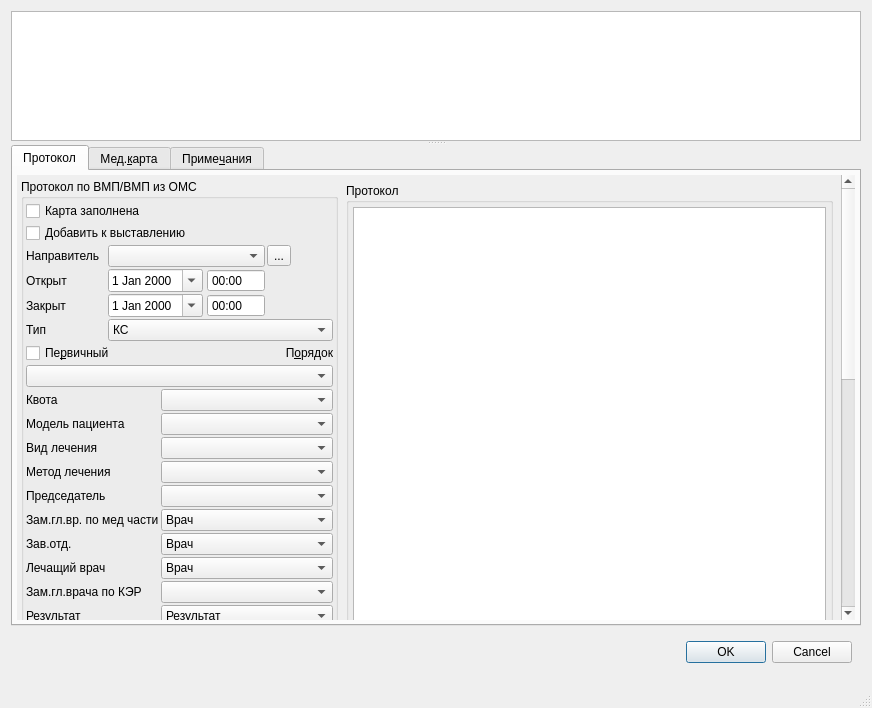
<?xml version="1.0" encoding="UTF-8"?>
<ui version="4.0">
 <class>Dialog</class>
 <widget class="QDialog" name="Dialog">
  <property name="geometry">
   <rect>
    <x>0</x>
    <y>0</y>
    <width>872</width>
    <height>708</height>
   </rect>
  </property>
  <property name="windowTitle">
   <string>Dialog</string>
  </property>
  <property name="sizeGripEnabled">
   <bool>true</bool>
  </property>
  <layout class="QVBoxLayout" name="verticalLayout_2">
   <item>
    <widget class="QSplitter" name="sptTopLevel">
     <property name="orientation">
      <enum>Qt::Vertical</enum>
     </property>
     <widget class="CTextBrowser" name="txtClientInfoBrowser">
      <property name="sizePolicy">
       <sizepolicy hsizetype="Expanding" vsizetype="Preferred">
        <horstretch>0</horstretch>
        <verstretch>0</verstretch>
       </sizepolicy>
      </property>
      <property name="minimumSize">
       <size>
        <width>0</width>
        <height>100</height>
       </size>
      </property>
      <property name="maximumSize">
       <size>
        <width>16777215</width>
        <height>130</height>
       </size>
      </property>
      <property name="focusPolicy">
       <enum>Qt::ClickFocus</enum>
      </property>
      <property name="whatsThis">
       <string>Описание пациента</string>
      </property>
      <property name="html">
       <string>&lt;!DOCTYPE HTML PUBLIC &quot;-//W3C//DTD HTML 4.0//EN&quot; &quot;http://www.w3.org/TR/REC-html40/strict.dtd&quot;&gt;
&lt;html&gt;&lt;head&gt;&lt;meta name=&quot;qrichtext&quot; content=&quot;1&quot; /&gt;&lt;style type=&quot;text/css&quot;&gt;
p, li { white-space: pre-wrap; }
&lt;/style&gt;&lt;/head&gt;&lt;body style=&quot; font-family:'Noto Sans'; font-size:10pt; font-weight:400; font-style:normal;&quot;&gt;
&lt;p style=&quot;-qt-paragraph-type:empty; margin-top:0px; margin-bottom:0px; margin-left:0px; margin-right:0px; -qt-block-indent:0; text-indent:0px; font-family:'MS Shell Dlg 2'; font-size:8pt;&quot;&gt;&lt;br /&gt;&lt;/p&gt;&lt;/body&gt;&lt;/html&gt;</string>
      </property>
     </widget>
     <widget class="QTabWidget" name="tabWidget">
      <property name="currentIndex">
       <number>0</number>
      </property>
      <widget class="QWidget" name="tabToken">
       <attribute name="title">
        <string>Протокол</string>
       </attribute>
       <layout class="QGridLayout" name="gridLayout_9">
        <property name="margin">
         <number>4</number>
        </property>
        <property name="spacing">
         <number>4</number>
        </property>
        <item row="0" column="0">
         <widget class="QScrollArea" name="scrollArea">
          <property name="frameShape">
           <enum>QFrame::NoFrame</enum>
          </property>
          <property name="widgetResizable">
           <bool>true</bool>
          </property>
          <widget class="QWidget" name="scrollAreaWidgetContents">
           <property name="geometry">
            <rect>
             <x>0</x>
             <y>0</y>
             <width>824</width>
             <height>1161</height>
            </rect>
           </property>
           <layout class="QVBoxLayout" name="verticalLayout">
            <property name="margin">
             <number>0</number>
            </property>
            <item>
             <widget class="QSplitter" name="splitter_3">
              <property name="orientation">
               <enum>Qt::Vertical</enum>
              </property>
              <widget class="QFrame" name="frameBaseAndDiagnosises">
               <property name="frameShape">
                <enum>QFrame::NoFrame</enum>
               </property>
               <property name="frameShadow">
                <enum>QFrame::Raised</enum>
               </property>
               <layout class="QGridLayout" name="gridLayout_10">
                <property name="margin">
                 <number>4</number>
                </property>
                <property name="spacing">
                 <number>4</number>
                </property>
                <item row="0" column="0">
                 <widget class="QGroupBox" name="grpBase">
                  <property name="sizePolicy">
                   <sizepolicy hsizetype="Maximum" vsizetype="Preferred">
                    <horstretch>0</horstretch>
                    <verstretch>0</verstretch>
                   </sizepolicy>
                  </property>
                  <property name="title">
                   <string>Протокол по ВМП/ВМП из ОМС</string>
                  </property>
                  <layout class="QGridLayout" name="gridLayout_4">
                   <property name="margin">
                    <number>2</number>
                   </property>
                   <property name="spacing">
                    <number>2</number>
                   </property>
                   <item row="13" column="2" colspan="4">
                    <widget class="CRBComboBox" name="cmbCureMethod"/>
                   </item>
                   <item row="15" column="2" colspan="4">
                    <widget class="CPersonComboBoxEx" name="cmbEventCurator"/>
                   </item>
                   <item row="11" column="2" colspan="4">
                    <widget class="CModelPatientComboBoxF027" name="cmbPatientModel"/>
                   </item>
                   <item row="19" column="2" colspan="4">
                    <widget class="CPersonComboBoxEx" name="cmbEventAssistant">
                     <property name="whatsThis">
                      <string>ассистент События</string>
                     </property>
                    </widget>
                   </item>
                   <item row="17" column="0" colspan="2">
                    <widget class="QLabel" name="lblPersonManager">
                     <property name="sizePolicy">
                      <sizepolicy hsizetype="Maximum" vsizetype="Preferred">
                       <horstretch>0</horstretch>
                       <verstretch>0</verstretch>
                      </sizepolicy>
                     </property>
                     <property name="text">
                      <string>Зав.отд.</string>
                     </property>
                     <property name="buddy">
                      <cstring>cmbPersonManager</cstring>
                     </property>
                    </widget>
                   </item>
                   <item row="8" column="0" colspan="2">
                    <widget class="QCheckBox" name="chkPrimary">
                     <property name="text">
                      <string>Пе&amp;рвичный</string>
                     </property>
                    </widget>
                   </item>
                   <item row="17" column="2" colspan="4">
                    <widget class="CPersonComboBoxEx" name="cmbPersonManager">
                     <property name="whatsThis">
                      <string>ответственный за Действие &quot;протокол&quot;</string>
                     </property>
                     <item>
                      <property name="text">
                       <string>Врач</string>
                      </property>
                     </item>
                    </widget>
                   </item>
                   <item row="24" column="1" colspan="3">
                    <spacer name="verticalSpacer">
                     <property name="orientation">
                      <enum>Qt::Vertical</enum>
                     </property>
                     <property name="sizeHint" stdset="0">
                      <size>
                       <width>20</width>
                       <height>31</height>
                      </size>
                     </property>
                    </spacer>
                   </item>
                   <item row="15" column="0" colspan="2">
                    <widget class="QLabel" name="lblPerson">
                     <property name="sizePolicy">
                      <sizepolicy hsizetype="Maximum" vsizetype="Preferred">
                       <horstretch>0</horstretch>
                       <verstretch>0</verstretch>
                      </sizepolicy>
                     </property>
                     <property name="text">
                      <string>Председатель</string>
                     </property>
                     <property name="buddy">
                      <cstring>cmbEventCurator</cstring>
                     </property>
                    </widget>
                   </item>
                   <item row="20" column="0" colspan="2">
                    <widget class="QLabel" name="lblResult">
                     <property name="sizePolicy">
                      <sizepolicy hsizetype="Maximum" vsizetype="Preferred">
                       <horstretch>0</horstretch>
                       <verstretch>0</verstretch>
                      </sizepolicy>
                     </property>
                     <property name="text">
                      <string>Результат</string>
                     </property>
                     <property name="buddy">
                      <cstring>cmbResult</cstring>
                     </property>
                    </widget>
                   </item>
                   <item row="11" column="0" colspan="2">
                    <widget class="QLabel" name="lblPatientModel">
                     <property name="text">
                      <string>Модель пациента</string>
                     </property>
                     <property name="buddy">
                      <cstring>cmbPatientModel</cstring>
                     </property>
                    </widget>
                   </item>
                   <item row="2" column="5">
                    <widget class="QToolButton" name="btnSelectRelegateOrg">
                     <property name="text">
                      <string>...</string>
                     </property>
                    </widget>
                   </item>
                   <item row="22" column="0" colspan="4">
                    <widget class="QCheckBox" name="chkZNOFirst">
                     <property name="toolTip">
                      <string>ЗНО установлен впервые</string>
                     </property>
                     <property name="text">
                      <string>ЗНО уст. впервые</string>
                     </property>
                    </widget>
                   </item>
                   <item row="5" column="0">
                    <widget class="QLabel" name="lblEndDate">
                     <property name="sizePolicy">
                      <sizepolicy hsizetype="Maximum" vsizetype="Preferred">
                       <horstretch>0</horstretch>
                       <verstretch>0</verstretch>
                      </sizepolicy>
                     </property>
                     <property name="text">
                      <string>Закрыт</string>
                     </property>
                     <property name="buddy">
                      <cstring>edtEndDate</cstring>
                     </property>
                    </widget>
                   </item>
                   <item row="6" column="0">
                    <widget class="QLabel" name="lblEventId">
                     <property name="text">
                      <string>Тип</string>
                     </property>
                    </widget>
                   </item>
                   <item row="10" column="2" colspan="4">
                    <widget class="CQuotaTypeComboBox" name="cmbQuota">
                     <property name="sizePolicy">
                      <sizepolicy hsizetype="Preferred" vsizetype="Fixed">
                       <horstretch>0</horstretch>
                       <verstretch>0</verstretch>
                      </sizepolicy>
                     </property>
                     <property name="sizeAdjustPolicy">
                      <enum>QComboBox::AdjustToMinimumContentsLength</enum>
                     </property>
                    </widget>
                   </item>
                   <item row="6" column="1" colspan="5">
                    <widget class="QComboBox" name="cmbEventExternalIdValue">
                     <item>
                      <property name="text">
                       <string>КС</string>
                      </property>
                     </item>
                     <item>
                      <property name="text">
                       <string>ДС</string>
                      </property>
                     </item>
                    </widget>
                   </item>
                   <item row="4" column="1" colspan="4">
                    <widget class="QFrame" name="frame_5">
                     <property name="frameShape">
                      <enum>QFrame::NoFrame</enum>
                     </property>
                     <property name="frameShadow">
                      <enum>QFrame::Plain</enum>
                     </property>
                     <property name="lineWidth">
                      <number>0</number>
                     </property>
                     <layout class="QHBoxLayout" name="horizontalLayout_5">
                      <property name="spacing">
                       <number>4</number>
                      </property>
                      <property name="margin">
                       <number>0</number>
                      </property>
                      <item>
                       <widget class="CDateEdit" name="edtBegDate">
                        <property name="whatsThis">
                         <string>дата начала осмотра</string>
                        </property>
                        <property name="calendarPopup">
                         <bool>true</bool>
                        </property>
                       </widget>
                      </item>
                      <item>
                       <widget class="QTimeEdit" name="edtBegTime">
                        <property name="buttonSymbols">
                         <enum>QAbstractSpinBox::NoButtons</enum>
                        </property>
                        <property name="displayFormat">
                         <string>HH:mm</string>
                        </property>
                        <property name="calendarPopup">
                         <bool>false</bool>
                        </property>
                       </widget>
                      </item>
                     </layout>
                    </widget>
                   </item>
                   <item row="5" column="1" colspan="4">
                    <widget class="QFrame" name="frame_4">
                     <property name="frameShape">
                      <enum>QFrame::NoFrame</enum>
                     </property>
                     <property name="frameShadow">
                      <enum>QFrame::Plain</enum>
                     </property>
                     <property name="lineWidth">
                      <number>0</number>
                     </property>
                     <layout class="QHBoxLayout" name="horizontalLayout_4">
                      <property name="spacing">
                       <number>4</number>
                      </property>
                      <property name="margin">
                       <number>0</number>
                      </property>
                      <item>
                       <widget class="CDateEdit" name="edtEndDate">
                        <property name="whatsThis">
                         <string>дата окончания осмотра</string>
                        </property>
                        <property name="calendarPopup">
                         <bool>true</bool>
                        </property>
                       </widget>
                      </item>
                      <item>
                       <widget class="QTimeEdit" name="edtEndTime">
                        <property name="buttonSymbols">
                         <enum>QAbstractSpinBox::NoButtons</enum>
                        </property>
                        <property name="displayFormat">
                         <string>HH:mm</string>
                        </property>
                        <property name="calendarPopup">
                         <bool>false</bool>
                        </property>
                       </widget>
                      </item>
                     </layout>
                    </widget>
                   </item>
                   <item row="4" column="5">
                    <spacer name="horizontalSpacer_4">
                     <property name="orientation">
                      <enum>Qt::Horizontal</enum>
                     </property>
                     <property name="sizeHint" stdset="0">
                      <size>
                       <width>21</width>
                       <height>20</height>
                      </size>
                     </property>
                    </spacer>
                   </item>
                   <item row="12" column="2" colspan="4">
                    <widget class="CRBComboBox" name="cmbCureType"/>
                   </item>
                   <item row="18" column="0">
                    <widget class="QLabel" name="lblPersonCurator">
                     <property name="sizePolicy">
                      <sizepolicy hsizetype="Maximum" vsizetype="Preferred">
                       <horstretch>0</horstretch>
                       <verstretch>0</verstretch>
                      </sizepolicy>
                     </property>
                     <property name="text">
                      <string>Лечащий врач</string>
                     </property>
                     <property name="buddy">
                      <cstring>cmbPerson</cstring>
                     </property>
                    </widget>
                   </item>
                   <item row="9" column="0" colspan="6">
                    <widget class="CRBComboBox" name="cmbOrder">
                     <item>
                      <property name="text">
                       <string/>
                      </property>
                     </item>
                     <item>
                      <property name="text">
                       <string>Плановый</string>
                      </property>
                     </item>
                     <item>
                      <property name="text">
                       <string>Экстренный</string>
                      </property>
                     </item>
                     <item>
                      <property name="text">
                       <string>Самообращение</string>
                      </property>
                     </item>
                     <item>
                      <property name="text">
                       <string>Принудительный</string>
                      </property>
                     </item>
                     <item>
                      <property name="text">
                       <string>Неотложный</string>
                      </property>
                     </item>
                    </widget>
                   </item>
                   <item row="8" column="3" colspan="3">
                    <widget class="QLabel" name="lblOrder">
                     <property name="text">
                      <string>П&amp;орядок</string>
                     </property>
                     <property name="alignment">
                      <set>Qt::AlignRight|Qt::AlignTrailing|Qt::AlignVCenter</set>
                     </property>
                     <property name="buddy">
                      <cstring>cmbOrder</cstring>
                     </property>
                    </widget>
                   </item>
                   <item row="23" column="0" colspan="4">
                    <widget class="QCheckBox" name="chkZNOMorph">
                     <property name="toolTip">
                      <string>ЗНО потдверждён морфологически</string>
                     </property>
                     <property name="text">
                      <string>ЗНО подтв. морф-ки</string>
                     </property>
                    </widget>
                   </item>
                   <item row="18" column="2" colspan="4">
                    <widget class="CPersonComboBoxEx" name="cmbPerson">
                     <property name="whatsThis">
                      <string>врач отвечающий за осмотр (терапевт)</string>
                     </property>
                     <item>
                      <property name="text">
                       <string>Врач</string>
                      </property>
                     </item>
                    </widget>
                   </item>
                   <item row="20" column="2" colspan="4">
                    <widget class="CRBComboBox" name="cmbResult">
                     <property name="whatsThis">
                      <string>результат осмотра</string>
                     </property>
                     <item>
                      <property name="text">
                       <string>Результат</string>
                      </property>
                     </item>
                    </widget>
                   </item>
                   <item row="2" column="1" colspan="4">
                    <widget class="CPolyclinicComboBox" name="cmbRelegateOrg">
                     <property name="enabled">
                      <bool>true</bool>
                     </property>
                    </widget>
                   </item>
                   <item row="1" column="0" colspan="6">
                    <widget class="QCheckBox" name="chkExposeConfirmed">
                     <property name="text">
                      <string>Добавить к выставлению</string>
                     </property>
                    </widget>
                   </item>
                   <item row="4" column="0">
                    <widget class="QLabel" name="lblBegDate">
                     <property name="sizePolicy">
                      <sizepolicy hsizetype="Maximum" vsizetype="Preferred">
                       <horstretch>0</horstretch>
                       <verstretch>0</verstretch>
                      </sizepolicy>
                     </property>
                     <property name="text">
                      <string>Открыт</string>
                     </property>
                     <property name="buddy">
                      <cstring>edtBegDate</cstring>
                     </property>
                    </widget>
                   </item>
                   <item row="12" column="0" colspan="2">
                    <widget class="QLabel" name="lblCureType">
                     <property name="text">
                      <string>Вид лечения</string>
                     </property>
                     <property name="buddy">
                      <cstring>cmbCureType</cstring>
                     </property>
                    </widget>
                   </item>
                   <item row="10" column="0" colspan="2">
                    <widget class="QLabel" name="label_2">
                     <property name="text">
                      <string>Квота</string>
                     </property>
                    </widget>
                   </item>
                   <item row="16" column="2" colspan="4">
                    <widget class="CPersonComboBoxEx" name="cmbPersonMedicineHead">
                     <property name="whatsThis">
                      <string>назначивший действие &quot;протокол&quot;</string>
                     </property>
                     <item>
                      <property name="text">
                       <string>Врач</string>
                      </property>
                     </item>
                    </widget>
                   </item>
                   <item row="16" column="0" colspan="2">
                    <widget class="QLabel" name="lblPersonMedicineHead">
                     <property name="sizePolicy">
                      <sizepolicy hsizetype="Maximum" vsizetype="Preferred">
                       <horstretch>0</horstretch>
                       <verstretch>0</verstretch>
                      </sizepolicy>
                     </property>
                     <property name="text">
                      <string>Зам.гл.вр. по мед части</string>
                     </property>
                     <property name="buddy">
                      <cstring>cmbPersonMedicineHead</cstring>
                     </property>
                    </widget>
                   </item>
                   <item row="21" column="0" colspan="2">
                    <widget class="QLabel" name="label">
                     <property name="sizePolicy">
                      <sizepolicy hsizetype="Maximum" vsizetype="Preferred">
                       <horstretch>0</horstretch>
                       <verstretch>0</verstretch>
                      </sizepolicy>
                     </property>
                     <property name="text">
                      <string>Дата госпитализации</string>
                     </property>
                    </widget>
                   </item>
                   <item row="19" column="0" colspan="2">
                    <widget class="QLabel" name="lblEventAssistantIdValue">
                     <property name="text">
                      <string>Зам.гл.врача по КЭР</string>
                     </property>
                     <property name="buddy">
                      <cstring>cmbEventAssistant</cstring>
                     </property>
                    </widget>
                   </item>
                   <item row="13" column="0" colspan="2">
                    <widget class="QLabel" name="lblCureMethod">
                     <property name="text">
                      <string>Метод лечения</string>
                     </property>
                     <property name="buddy">
                      <cstring>cmbCureMethod</cstring>
                     </property>
                    </widget>
                   </item>
                   <item row="21" column="2" colspan="4">
                    <widget class="CDateEdit" name="edtPlanningDate">
                     <property name="enabled">
                      <bool>false</bool>
                     </property>
                     <property name="sizePolicy">
                      <sizepolicy hsizetype="Fixed" vsizetype="Fixed">
                       <horstretch>0</horstretch>
                       <verstretch>0</verstretch>
                      </sizepolicy>
                     </property>
                    </widget>
                   </item>
                   <item row="2" column="0">
                    <widget class="QLabel" name="lblRelegateOrg">
                     <property name="text">
                      <string>Направитель</string>
                     </property>
                     <property name="buddy">
                      <cstring>cmbRelegateOrg</cstring>
                     </property>
                    </widget>
                   </item>
                   <item row="5" column="5">
                    <spacer name="horizontalSpacer_3">
                     <property name="orientation">
                      <enum>Qt::Horizontal</enum>
                     </property>
                     <property name="sizeHint" stdset="0">
                      <size>
                       <width>21</width>
                       <height>20</height>
                      </size>
                     </property>
                    </spacer>
                   </item>
                   <item row="0" column="0" colspan="6">
                    <widget class="QCheckBox" name="chkIsClosed">
                     <property name="text">
                      <string>Карта заполнена</string>
                     </property>
                    </widget>
                   </item>
                  </layout>
                 </widget>
                </item>
                <item row="0" column="1">
                 <widget class="QFrame" name="frame_6">
                  <property name="frameShape">
                   <enum>QFrame::NoFrame</enum>
                  </property>
                  <property name="frameShadow">
                   <enum>QFrame::Plain</enum>
                  </property>
                  <layout class="QGridLayout" name="gridLayout_11">
                   <property name="margin">
                    <number>4</number>
                   </property>
                   <property name="spacing">
                    <number>4</number>
                   </property>
                   <item row="0" column="0">
                    <widget class="QGroupBox" name="grpActions">
                     <property name="title">
                      <string>Протокол</string>
                     </property>
                     <layout class="QGridLayout" name="gridLayout_12">
                      <property name="margin">
                       <number>4</number>
                      </property>
                      <property name="spacing">
                       <number>4</number>
                      </property>
                      <item row="0" column="0">
                       <widget class="CActionPropertiesTableView" name="tblActionProperties">
                        <property name="sizePolicy">
                         <sizepolicy hsizetype="Expanding" vsizetype="Expanding">
                          <horstretch>0</horstretch>
                          <verstretch>20</verstretch>
                         </sizepolicy>
                        </property>
                       </widget>
                      </item>
                     </layout>
                    </widget>
                   </item>
                  </layout>
                 </widget>
                </item>
               </layout>
              </widget>
              <widget class="QSplitter" name="splitter_4">
               <property name="sizePolicy">
                <sizepolicy hsizetype="Preferred" vsizetype="Minimum">
                 <horstretch>0</horstretch>
                 <verstretch>0</verstretch>
                </sizepolicy>
               </property>
               <property name="frameShape">
                <enum>QFrame::NoFrame</enum>
               </property>
               <property name="frameShadow">
                <enum>QFrame::Plain</enum>
               </property>
               <property name="lineWidth">
                <number>0</number>
               </property>
               <property name="orientation">
                <enum>Qt::Vertical</enum>
               </property>
               <property name="childrenCollapsible">
                <bool>false</bool>
               </property>
               <widget class="QGroupBox" name="grpInspections_2">
                <property name="title">
                 <string>&amp;Предварительный диагноз</string>
                </property>
                <layout class="QGridLayout" name="gridLayout_13">
                 <property name="margin">
                  <number>2</number>
                 </property>
                 <property name="spacing">
                  <number>2</number>
                 </property>
                 <item row="0" column="0">
                  <widget class="CDiagnosticsInDocTableView" name="tblPreliminaryDiagnostics">
                   <property name="sizePolicy">
                    <sizepolicy hsizetype="Expanding" vsizetype="Maximum">
                     <horstretch>0</horstretch>
                     <verstretch>0</verstretch>
                    </sizepolicy>
                   </property>
                   <property name="minimumSize">
                    <size>
                     <width>0</width>
                     <height>100</height>
                    </size>
                   </property>
                  </widget>
                 </item>
                </layout>
               </widget>
               <widget class="QGroupBox" name="grpInspections">
                <property name="title">
                 <string>&amp;Заключительный диагноз</string>
                </property>
                <layout class="QGridLayout" name="gridLayout_14">
                 <property name="margin">
                  <number>2</number>
                 </property>
                 <property name="spacing">
                  <number>2</number>
                 </property>
                 <item row="0" column="0">
                  <widget class="CDiagnosticsInDocTableView" name="tblFinalDiagnostics">
                   <property name="sizePolicy">
                    <sizepolicy hsizetype="Expanding" vsizetype="Maximum">
                     <horstretch>0</horstretch>
                     <verstretch>0</verstretch>
                    </sizepolicy>
                   </property>
                   <property name="minimumSize">
                    <size>
                     <width>0</width>
                     <height>100</height>
                    </size>
                   </property>
                  </widget>
                 </item>
                </layout>
               </widget>
              </widget>
             </widget>
            </item>
           </layout>
          </widget>
         </widget>
        </item>
       </layout>
      </widget>
      <widget class="CAmbCardPage" name="tabAmbCard">
       <attribute name="title">
        <string>Мед.&amp;карта</string>
       </attribute>
      </widget>
      <widget class="CEventNotesPageProtocol" name="tabNotes">
       <property name="maximumSize">
        <size>
         <width>838</width>
         <height>16777215</height>
        </size>
       </property>
       <attribute name="title">
        <string>Приме&amp;чания</string>
       </attribute>
      </widget>
     </widget>
    </widget>
   </item>
   <item>
    <widget class="QWidget" name="widget" native="true">
     <layout class="QHBoxLayout" name="horizontalLayout">
      <item>
       <widget class="QLabel" name="lblProlongateEvent">
        <property name="text">
         <string/>
        </property>
       </widget>
      </item>
      <item>
       <widget class="QLabel" name="lblValueExternalId">
        <property name="text">
         <string/>
        </property>
       </widget>
      </item>
      <item>
       <widget class="QDialogButtonBox" name="buttonBox">
        <property name="orientation">
         <enum>Qt::Horizontal</enum>
        </property>
        <property name="standardButtons">
         <set>QDialogButtonBox::Cancel|QDialogButtonBox::Ok</set>
        </property>
       </widget>
      </item>
     </layout>
    </widget>
   </item>
   <item>
    <widget class="QStatusBar" name="statusBar">
     <property name="sizePolicy">
      <sizepolicy hsizetype="Preferred" vsizetype="Fixed">
       <horstretch>0</horstretch>
       <verstretch>0</verstretch>
      </sizepolicy>
     </property>
     <property name="toolTip">
      <string>A status bar</string>
     </property>
     <property name="whatsThis">
      <string>A status bar.</string>
     </property>
     <property name="sizeGripEnabled">
      <bool>false</bool>
     </property>
    </widget>
   </item>
  </layout>
 </widget>
 <customwidgets>
  <customwidget>
   <class>CRBComboBox</class>
   <extends>QComboBox</extends>
   <header>library/crbcombobox.h</header>
  </customwidget>
  <customwidget>
   <class>CPersonComboBoxEx</class>
   <extends>QComboBox</extends>
   <header>Orgs/PersonComboBoxEx.h</header>
  </customwidget>
  <customwidget>
   <class>CDateEdit</class>
   <extends>QDateEdit</extends>
   <header>library/DateEdit.h</header>
  </customwidget>
  <customwidget>
   <class>CTextBrowser</class>
   <extends>QTextBrowser</extends>
   <header>library/TextBrowser.h</header>
  </customwidget>
  <customwidget>
   <class>CDiagnosticsInDocTableView</class>
   <extends>QTableView</extends>
   <header>Events/EventDiagnosticsTable.h</header>
  </customwidget>
  <customwidget>
   <class>CPolyclinicComboBox</class>
   <extends>QComboBox</extends>
   <header>Orgs/OrgComboBox.h</header>
  </customwidget>
  <customwidget>
   <class>CAmbCardPage</class>
   <extends>QWidget</extends>
   <header>Events/AmbCardPage.h</header>
   <container>1</container>
  </customwidget>
  <customwidget>
   <class>CActionPropertiesTableView</class>
   <extends>QTableView</extends>
   <header>Events/ActionPropertiesTable.h</header>
  </customwidget>
  <customwidget>
   <class>CModelPatientComboBoxF027</class>
   <extends>QComboBox</extends>
   <header>library/ModelPatientComboBox.h</header>
  </customwidget>
  <customwidget>
   <class>CEventNotesPageProtocol</class>
   <extends>QWidget</extends>
   <header>Forms/F027/EventNotesPageProtocol.h</header>
   <container>1</container>
  </customwidget>
  <customwidget>
   <class>CQuotaTypeComboBox</class>
   <extends>QComboBox</extends>
   <header>Quoting/QuotaTypeComboBox.h</header>
  </customwidget>
 </customwidgets>
 <tabstops>
  <tabstop>tabWidget</tabstop>
  <tabstop>scrollArea</tabstop>
  <tabstop>chkIsClosed</tabstop>
  <tabstop>chkExposeConfirmed</tabstop>
  <tabstop>cmbRelegateOrg</tabstop>
  <tabstop>btnSelectRelegateOrg</tabstop>
  <tabstop>edtBegDate</tabstop>
  <tabstop>edtBegTime</tabstop>
  <tabstop>edtEndDate</tabstop>
  <tabstop>edtEndTime</tabstop>
  <tabstop>cmbEventExternalIdValue</tabstop>
  <tabstop>chkPrimary</tabstop>
  <tabstop>cmbOrder</tabstop>
  <tabstop>cmbQuota</tabstop>
  <tabstop>cmbPatientModel</tabstop>
  <tabstop>cmbCureType</tabstop>
  <tabstop>cmbCureMethod</tabstop>
  <tabstop>cmbEventCurator</tabstop>
  <tabstop>cmbPersonMedicineHead</tabstop>
  <tabstop>cmbPersonManager</tabstop>
  <tabstop>cmbPerson</tabstop>
  <tabstop>cmbEventAssistant</tabstop>
  <tabstop>cmbResult</tabstop>
  <tabstop>edtPlanningDate</tabstop>
  <tabstop>chkZNOFirst</tabstop>
  <tabstop>chkZNOMorph</tabstop>
  <tabstop>tblActionProperties</tabstop>
  <tabstop>tblPreliminaryDiagnostics</tabstop>
  <tabstop>tblFinalDiagnostics</tabstop>
  <tabstop>buttonBox</tabstop>
 </tabstops>
 <resources/>
 <connections>
  <connection>
   <sender>buttonBox</sender>
   <signal>accepted()</signal>
   <receiver>Dialog</receiver>
   <slot>accept()</slot>
   <hints>
    <hint type="sourcelabel">
     <x>707</x>
     <y>717</y>
    </hint>
    <hint type="destinationlabel">
     <x>457</x>
     <y>-10</y>
    </hint>
   </hints>
  </connection>
  <connection>
   <sender>buttonBox</sender>
   <signal>rejected()</signal>
   <receiver>Dialog</receiver>
   <slot>reject()</slot>
   <hints>
    <hint type="sourcelabel">
     <x>806</x>
     <y>732</y>
    </hint>
    <hint type="destinationlabel">
     <x>752</x>
     <y>-4</y>
    </hint>
   </hints>
  </connection>
 </connections>
</ui>
